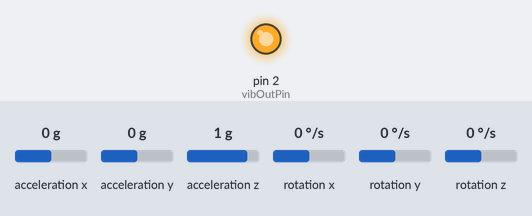
The sketch below on a simulated Arduino Uno, built with avr-gcc and run on an emulated ATmega328P. On the bench: output pins drawn as LEDs (lit = HIGH). The inputs (shaded band) are chosen by the test bench; at power-on: acceleration x 0 g, acceleration y 0 g, acceleration z 1 g, rotation x 0 °/s, rotation y 0 °/s, rotation z 0 °/s. What the sketch prints to the serial monitor is not drawn.

Above: at 0.1 s.
Timing chart, 0 to 1.6 s (numbered marks = the images above):
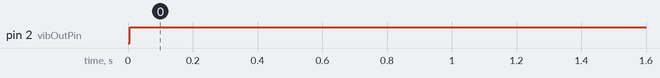

The sketch:

Final-Code-Back-Ease-Innovation.ino
```cpp
#include "Wire.h"
#include "I2Cdev.h"
#include "MPU6050.h"

#define vibOutPin 2 // Pin for vibration motor

MPU6050 mpu;
int16_t ax, ay, az;
int16_t gx, gy, gz;
const int initialAngleX = -180; // Initial angle for X-axis (in degrees)
const int initialAngleY = -180; // Initial angle for Y-axis (in degrees)
const int deviationThreshold = 90; // Deviation threshold (in degrees)

void setup() {
  Serial.begin(9600);
  Wire.begin();
  pinMode(vibOutPin, OUTPUT); // Define vibration motor pin as output
  mpu.initialize();
}

void loop() {
  mpu.getMotion6(&ax, &ay, &az, &gx, &gy, &gz);

  // Calculate angle deviation for X and Y axes
  float angleX = map(ax, -17000, 17000, -180, 180); // Map accelerometer data to degrees
  float angleY = map(ay, -17000, 17000, -180, 180); // Map accelerometer data to degrees

  // Calculate deviation from initial values
  float deviationX = abs(angleX - initialAngleX);
  float deviationY = abs(angleY - initialAngleY);

  // Print angle data
  Serial.print("Angle X: ");
  Serial.print(angleX);
  Serial.print("  Angle Y: ");
  Serial.println(angleY);

  // Check if angle deviation exceeds threshold
  if (deviationX > deviationThreshold || deviationY > deviationThreshold) {
    digitalWrite(vibOutPin, HIGH); // Activate vibration motor
  } else {
    digitalWrite(vibOutPin, LOW); // Turn off vibration motor
  }

  delay(1000); // Delay for 1 second before the next reading
}
```

Measured:
- by itself, pin 2 (vibOutPin): LOW → HIGH at 0.01 s
